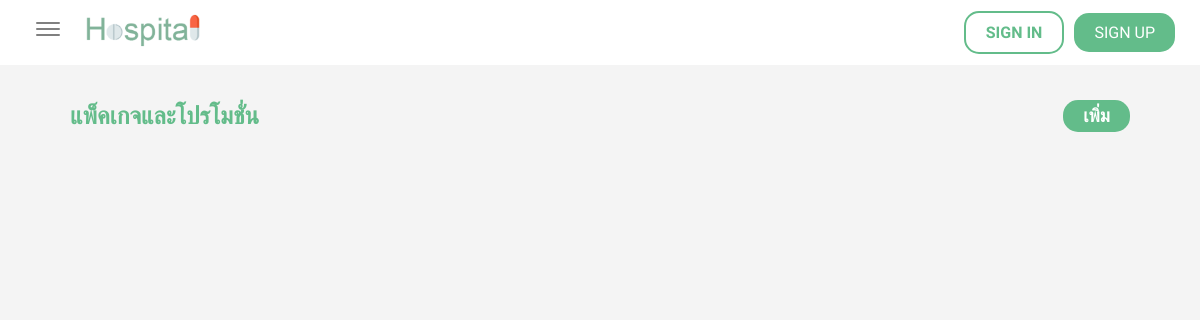
Page /package/ on the earlier database version.
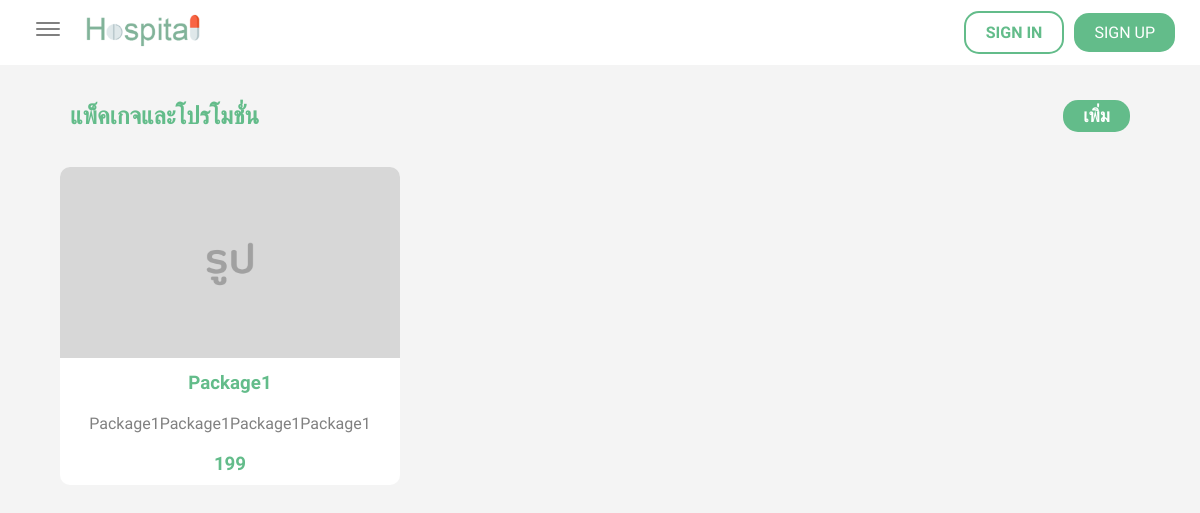
Same page on the later database version.
### doctors/models.py (models this page shows, shortened)
class Package(models.Model):
    name = models.CharField(max_length=100, null = True)
    price = models.IntegerField(null = True)
    desc =models.CharField(max_length=200, null = True)
    cond =models.CharField(max_length=200, null = True)
    date_created = models.DateTimeField(default=timezone.now)

### doctors/views.py (the view)
# urls.py: path('package/', views.package, name="package"),
def package(request):
    packages = Package.objects.all()
    return render(request, "doctors/package.html", {"packages": packages} )

### doctors/templates/doctors/package.html (shortened to what this page needs)
{% extends "doctors/layout.html" %}
{% load static %}
{% block content %}
    <div class="header-promotion-menu">
        <h2>แพ็คเกจและโปรโมชั่น</h2>
        <a href="#"><h3>เพิ่ม</h3></a>
    </div>
    <div class="promotion-card-area-all">
        {% for i in packages %}
            <a href="#" class="promotion-card">
                <img src="{% static 'images/pic.jpg' %}">
                <h3>{{i.name}}</h3>
                <div class="details">
                    <p>{{i.desc}}</p>
                </div>
                <h3>{{i.price}}</h3>
            </a>
            {% endfor %}
    </div>
{% endblock %}

### doctors/templates/doctors/layout.html (shortened to what this page needs)
{% load static %}
<!DOCTYPE html>
<html lang="en">
    <head>
    </head>
    <body>
        <div id="navbar">
        <div class="nav-box-l">
            <a href="#" class="menu-bars" id="show-menu">
                <ion-icon name="menu-outline"></ion-icon>
            </a>
            <a href="{% url 'doctors:index' %}"><img src="{% static 'images/logo.png' %}"></img></a>
        </div>
        {% if request.user.is_active %}
        <div class="nav-box-r">
            <a href="#" class="user-profile">
                <img src="{% static 'images/pie.jpg' %}">
                <p>{{request.user.username}}</p>
            </a>
            <div class="normal-a">
            <a href="#" id="show-noti" onclick="showNoti();">
                <ion-icon name="notifications"></ion-icon>
            </a>
            <a href="#" id="show-more" onclick="showMore();">
                <ion-icon name="caret-down"></ion-icon>
            </a>
        </div>
        </div>
        {% else %}
        <div class="nav-box-r">
            <a href="{% url 'doctors:login' %}" class="signin">SIGN IN </a>
            <a href="{% url 'doctors:register' %}"  class="signup">SIGN UP</a>
        </div>
        {% endif %}
    </div>
    <div class="box-head-empty"></div>
    <div class ="area-content" id="area-content">
        {% block content %}
        {% endblock %}
    </div>
    </body>
</html>

### static/css/style-navbar.css (style rules this page uses)
* { margin: 0; padding: 0; box-sizing: border-box; font-family: 'Prompt', sans-serif; }
#navbar { background-color: #ffffff; height: 65px; display: flex; justify-content: space-between; align-items: center; transition: 850ms; position: fixed; width: 100%; }
#navbar .nav-box-r { display: flex; align-items: center; margin-right: 20px; }
#navbar .nav-box-r .signup { position: relative; display: inline-block; padding: 10px 20px; background: #63bc8a; color: white; border-radius: 15px; text-decoration: none; margin: 5px; transition: 150ms; }
#navbar .nav-box-r .signin { position: relative; display: inline-block; padding: 10px 20px; background: white; color: #63bc8a; border-radius: 15px; text-decoration: none; margin: 5px; font-weight: bold; border: 2px solid #63bc8a; transition: 150ms; }
#navbar .nav-box-l { display: flex; justify-content: start; align-items: center; }
#navbar .nav-box-l img { height: 35px; margin-left: 20px; transition: 850ms; }
.menu-bars { margin-left: 2rem; font-size: 2rem; color: gray; }
.box-head-empty { width: 100%; height: 65px; background-color: transparent; }

### static/css/style-about.css (style rules this page uses)
.area-content { background-color: #f4f4f4; display: flex; height: 91vh; width: 100%; overflow: hidden; overflow-y: scroll; justify-content: flex-start; align-items: center; text-align: center; flex-direction: column; }

### static/css/style-promotion.css (style rules this page uses)
.area-content { background-color: #f4f4f4; display: flex; height: 91vh; width: 100%; overflow: hidden; overflow-y: scroll; justify-content: flex-start; align-items: center; text-align: center; flex-direction: column; }
.area-content .header-promotion-menu { display: flex; margin: 15px; width: 90%; justify-content: space-between; align-items: center; text-align: center; padding: 10px; }
.area-content .header-promotion-menu h2 { color: #63bc8a; }
.area-content .header-promotion-menu a { position: relative; display: inline-block; padding: 5px 20px; background: #63bc8a; color: white; border-radius: 15px; text-decoration: none; margin-top: 10px; margin-bottom: 10px; transition: 100ms; }
.area-content .promotion-card-area-all { margin: 0 auto; max-width: 90%; margin-bottom: 20px; display: grid; grid-template-columns: repeat(3, 1fr); gap: 30px; }
.area-content .promotion-card-area-all .promotion-card { text-decoration: none; width: 100%; background-color: white; border-radius: 10px; transition: 300ms; position: relative; }
.area-content .promotion-card-area-all .promotion-card img { width: 100%; border-top-left-radius: 10px; border-top-right-radius: 10px; }
.area-content .promotion-card-area-all .promotion-card h3 { color: #63bc8a; padding: 10px; }
.area-content .promotion-card-area-all .promotion-card .details { color: gray; padding: 10px; }

Differences in the rows shown:
added Package: name "Package1", desc "Package1Package1Package1Package1", price "199"
